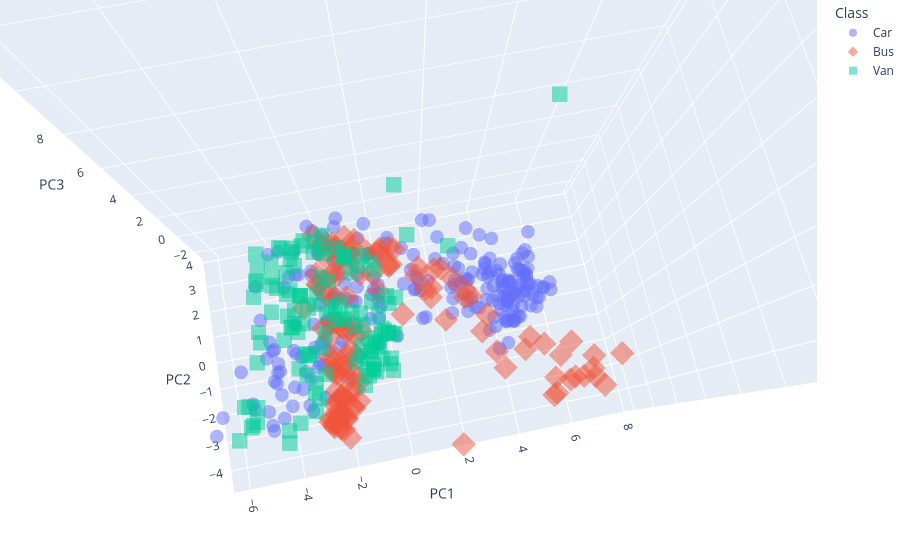

Here is the notebook cell this chart was saved with:
### Code cell
#Plot Training data in PC1, PC2 and PC3 projection space.
fig = px.scatter_3d(df_scores, x='PC1', y='PC2', z='PC3', color='Class', symbol='Class', opacity=0.5) 

#Enlarge plot for readability
fig.update_layout(margin=dict(l=0,r=0,b=0,t=0))

fig.show()
